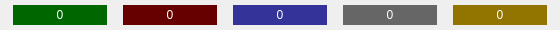
        <widget class="QFrame" name="statsGroup">
         <property name="minimumSize">
          <size>
           <width>0</width>
           <height>30</height>
          </size>
         </property>
         <property name="maximumSize">
          <size>
           <width>16777215</width>
           <height>30</height>
          </size>
         </property>
         <property name="styleSheet">
          <string notr="true">QLabel#lblStatError { background-image: url(:/images/stats_e.png) center center no-repeat; }

QPushButton {
	background-repeat: no-repeat;
/*	border-radius: 6px;*/
	margin: 3px;
}

QPushButton#btnStatDown {
	background-image: url(:/images/stats_d.png) left center;
	border: 2px solid #006600;
}

QPushButton#btnStatDown:checked {
/*	background-color: qlineargradient(spread:pad, x1:0.5, y1:0.5, x2:0.5, y2:1, stop:0 rgba(23, 23, 23, 255), stop:1 rgba(255, 162, 0, 255));*/
	background-color: #006600;
}

QPushButton#btnStatUp {
	background-image: url(:/images/stats_u.png) left center;
	border: 2px solid #660000;
}

QPushButton#btnStatUp:checked {
	background-color: #660000;
}

QPushButton#btnStatCheck {
	background-image: url(:/images/stats_c.png) left center;
	border: 2px solid #333399;
}

QPushButton#btnStatCheck:checked {
	background-color: #333399;
}

QPushButton#btnStatPause {
	background-image: url(:/images/stats_p.png) left center;
	border: 2px solid #666666;
}

QPushButton#btnStatPause:checked {
	background-color: #666666;
}

QPushButton#btnStatError {
	background-image: url(:/images/stats_e.png) left center;
	border: 2px solid #927500;
}

QPushButton#btnStatError:checked {
	background-color: #927500;
}</string>
         </property>
         <layout class="QHBoxLayout" name="statsLayout">
          <property name="spacing">
           <number>10</number>
          </property>
          <property name="leftMargin">
           <number>10</number>
          </property>
          <property name="topMargin">
           <number>0</number>
          </property>
          <property name="rightMargin">
           <number>10</number>
          </property>
          <property name="bottomMargin">
           <number>0</number>
          </property>
          <item>
           <widget class="QPushButton" name="btnStatDown">
            <property name="minimumSize">
             <size>
              <width>100</width>
              <height>26</height>
             </size>
            </property>
            <property name="palette">
             <palette>
              <active>
               <colorrole role="Button">
                <brush brushstyle="SolidPattern">
                 <color alpha="255">
                  <red>23</red>
                  <green>23</green>
                  <blue>23</blue>
                 </color>
                </brush>
               </colorrole>
               <colorrole role="ButtonText">
                <brush brushstyle="SolidPattern">
                 <color alpha="255">
                  <red>255</red>
                  <green>255</green>
                  <blue>255</blue>
                 </color>
                </brush>
               </colorrole>
               <colorrole role="Base">
                <brush brushstyle="SolidPattern">
                 <color alpha="255">
                  <red>23</red>
                  <green>23</green>
                  <blue>23</blue>
                 </color>
                </brush>
               </colorrole>
               <colorrole role="Window">
                <brush brushstyle="SolidPattern">
                 <color alpha="255">
                  <red>23</red>
                  <green>23</green>
                  <blue>23</blue>
                 </color>
                </brush>
               </colorrole>
              </active>
              <inactive>
               <colorrole role="Button">
                <brush brushstyle="SolidPattern">
                 <color alpha="255">
                  <red>23</red>
                  <green>23</green>
                  <blue>23</blue>
                 </color>
                </brush>
               </colorrole>
               <colorrole role="ButtonText">
                <brush brushstyle="SolidPattern">
                 <color alpha="255">
                  <red>255</red>
                  <green>255</green>
                  <blue>255</blue>
                 </color>
                </brush>
               </colorrole>
               <colorrole role="Base">
                <brush brushstyle="SolidPattern">
                 <color alpha="255">
                  <red>23</red>
                  <green>23</green>
                  <blue>23</blue>
                 </color>
                </brush>
               </colorrole>
               <colorrole role="Window">
                <brush brushstyle="SolidPattern">
                 <color alpha="255">
                  <red>23</red>
                  <green>23</green>
                  <blue>23</blue>
                 </color>
                </brush>
               </colorrole>
              </inactive>
              <disabled>
               <colorrole role="Button">
                <brush brushstyle="SolidPattern">
                 <color alpha="255">
                  <red>23</red>
                  <green>23</green>
                  <blue>23</blue>
                 </color>
                </brush>
               </colorrole>
               <colorrole role="ButtonText">
                <brush brushstyle="SolidPattern">
                 <color alpha="255">
                  <red>120</red>
                  <green>120</green>
                  <blue>120</blue>
                 </color>
                </brush>
               </colorrole>
               <colorrole role="Base">
                <brush brushstyle="SolidPattern">
                 <color alpha="255">
                  <red>23</red>
                  <green>23</green>
                  <blue>23</blue>
                 </color>
                </brush>
               </colorrole>
               <colorrole role="Window">
                <brush brushstyle="SolidPattern">
                 <color alpha="255">
                  <red>23</red>
                  <green>23</green>
                  <blue>23</blue>
                 </color>
                </brush>
               </colorrole>
              </disabled>
             </palette>
            </property>
            <property name="cursor">
             <cursorShape>PointingHandCursor</cursorShape>
            </property>
            <property name="text">
             <string>0</string>
            </property>
            <property name="checkable">
             <bool>true</bool>
            </property>
            <property name="checked">
             <bool>true</bool>
            </property>
           </widget>
          </item>
          <item>
           <widget class="QPushButton" name="btnStatUp">
            <property name="minimumSize">
             <size>
              <width>100</width>
              <height>26</height>
             </size>
            </property>
            <property name="palette">
             <palette>
              <active>
               <colorrole role="Button">
                <brush brushstyle="SolidPattern">
                 <color alpha="255">
                  <red>23</red>
                  <green>23</green>
                  <blue>23</blue>
                 </color>
                </brush>
               </colorrole>
               <colorrole role="ButtonText">
                <brush brushstyle="SolidPattern">
                 <color alpha="255">
                  <red>255</red>
                  <green>255</green>
                  <blue>255</blue>
                 </color>
                </brush>
               </colorrole>
               <colorrole role="Base">
                <brush brushstyle="SolidPattern">
                 <color alpha="255">
                  <red>23</red>
                  <green>23</green>
                  <blue>23</blue>
                 </color>
                </brush>
               </colorrole>
               <colorrole role="Window">
                <brush brushstyle="SolidPattern">
                 <color alpha="255">
                  <red>23</red>
                  <green>23</green>
                  <blue>23</blue>
                 </color>
                </brush>
               </colorrole>
              </active>
              <inactive>
               <colorrole role="Button">
                <brush brushstyle="SolidPattern">
                 <color alpha="255">
                  <red>23</red>
                  <green>23</green>
                  <blue>23</blue>
                 </color>
                </brush>
               </colorrole>
               <colorrole role="ButtonText">
                <brush brushstyle="SolidPattern">
                 <color alpha="255">
                  <red>255</red>
                  <green>255</green>
                  <blue>255</blue>
                 </color>
                </brush>
               </colorrole>
               <colorrole role="Base">
                <brush brushstyle="SolidPattern">
                 <color alpha="255">
                  <red>23</red>
                  <green>23</green>
                  <blue>23</blue>
                 </color>
                </brush>
               </colorrole>
               <colorrole role="Window">
                <brush brushstyle="SolidPattern">
                 <color alpha="255">
                  <red>23</red>
                  <green>23</green>
                  <blue>23</blue>
                 </color>
                </brush>
               </colorrole>
              </inactive>
              <disabled>
               <colorrole role="Button">
                <brush brushstyle="SolidPattern">
                 <color alpha="255">
                  <red>23</red>
                  <green>23</green>
                  <blue>23</blue>
                 </color>
                </brush>
               </colorrole>
               <colorrole role="ButtonText">
                <brush brushstyle="SolidPattern">
                 <color alpha="255">
                  <red>120</red>
                  <green>120</green>
                  <blue>120</blue>
                 </color>
                </brush>
               </colorrole>
               <colorrole role="Base">
                <brush brushstyle="SolidPattern">
                 <color alpha="255">
                  <red>23</red>
                  <green>23</green>
                  <blue>23</blue>
                 </color>
                </brush>
               </colorrole>
               <colorrole role="Window">
                <brush brushstyle="SolidPattern">
                 <color alpha="255">
                  <red>23</red>
                  <green>23</green>
                  <blue>23</blue>
                 </color>
                </brush>
               </colorrole>
              </disabled>
             </palette>
            </property>
            <property name="cursor">
             <cursorShape>PointingHandCursor</cursorShape>
            </property>
            <property name="text">
             <string>0</string>
            </property>
            <property name="checkable">
             <bool>true</bool>
            </property>
            <property name="checked">
             <bool>true</bool>
            </property>
           </widget>
          </item>
          <item>
           <widget class="QPushButton" name="btnStatCheck">
            <property name="minimumSize">
             <size>
              <width>100</width>
              <height>26</height>
             </size>
            </property>
            <property name="palette">
             <palette>
              <active>
               <colorrole role="Button">
                <brush brushstyle="SolidPattern">
                 <color alpha="255">
                  <red>23</red>
                  <green>23</green>
                  <blue>23</blue>
                 </color>
                </brush>
               </colorrole>
               <colorrole role="ButtonText">
                <brush brushstyle="SolidPattern">
                 <color alpha="255">
                  <red>255</red>
                  <green>255</green>
                  <blue>255</blue>
                 </color>
                </brush>
               </colorrole>
               <colorrole role="Base">
                <brush brushstyle="SolidPattern">
                 <color alpha="255">
                  <red>23</red>
                  <green>23</green>
                  <blue>23</blue>
                 </color>
                </brush>
               </colorrole>
               <colorrole role="Window">
                <brush brushstyle="SolidPattern">
                 <color alpha="255">
                  <red>23</red>
                  <green>23</green>
                  <blue>23</blue>
                 </color>
                </brush>
               </colorrole>
              </active>
              <inactive>
               <colorrole role="Button">
                <brush brushstyle="SolidPattern">
                 <color alpha="255">
                  <red>23</red>
                  <green>23</green>
                  <blue>23</blue>
                 </color>
                </brush>
               </colorrole>
               <colorrole role="ButtonText">
                <brush brushstyle="SolidPattern">
                 <color alpha="255">
                  <red>255</red>
                  <green>255</green>
                  <blue>255</blue>
                 </color>
                </brush>
               </colorrole>
               <colorrole role="Base">
                <brush brushstyle="SolidPattern">
                 <color alpha="255">
                  <red>23</red>
                  <green>23</green>
                  <blue>23</blue>
                 </color>
                </brush>
               </colorrole>
               <colorrole role="Window">
                <brush brushstyle="SolidPattern">
                 <color alpha="255">
                  <red>23</red>
                  <green>23</green>
                  <blue>23</blue>
                 </color>
                </brush>
               </colorrole>
              </inactive>
              <disabled>
               <colorrole role="Button">
                <brush brushstyle="SolidPattern">
                 <color alpha="255">
                  <red>23</red>
                  <green>23</green>
                  <blue>23</blue>
                 </color>
                </brush>
               </colorrole>
               <colorrole role="ButtonText">
                <brush brushstyle="SolidPattern">
                 <color alpha="255">
                  <red>120</red>
                  <green>120</green>
                  <blue>120</blue>
                 </color>
                </brush>
               </colorrole>
               <colorrole role="Base">
                <brush brushstyle="SolidPattern">
                 <color alpha="255">
                  <red>23</red>
                  <green>23</green>
                  <blue>23</blue>
                 </color>
                </brush>
               </colorrole>
               <colorrole role="Window">
                <brush brushstyle="SolidPattern">
                 <color alpha="255">
                  <red>23</red>
                  <green>23</green>
                  <blue>23</blue>
                 </color>
                </brush>
               </colorrole>
              </disabled>
             </palette>
            </property>
            <property name="cursor">
             <cursorShape>PointingHandCursor</cursorShape>
            </property>
            <property name="text">
             <string>0</string>
            </property>
            <property name="checkable">
             <bool>true</bool>
            </property>
            <property name="checked">
             <bool>true</bool>
            </property>
           </widget>
          </item>
          <item>
           <widget class="QPushButton" name="btnStatPause">
            <property name="minimumSize">
             <size>
              <width>100</width>
              <height>26</height>
             </size>
            </property>
            <property name="palette">
             <palette>
              <active>
               <colorrole role="Button">
                <brush brushstyle="SolidPattern">
                 <color alpha="255">
                  <red>23</red>
                  <green>23</green>
                  <blue>23</blue>
                 </color>
                </brush>
               </colorrole>
               <colorrole role="ButtonText">
                <brush brushstyle="SolidPattern">
                 <color alpha="255">
                  <red>255</red>
                  <green>255</green>
                  <blue>255</blue>
                 </color>
                </brush>
               </colorrole>
               <colorrole role="Base">
                <brush brushstyle="SolidPattern">
                 <color alpha="255">
                  <red>23</red>
                  <green>23</green>
                  <blue>23</blue>
                 </color>
                </brush>
               </colorrole>
               <colorrole role="Window">
                <brush brushstyle="SolidPattern">
                 <color alpha="255">
                  <red>23</red>
                  <green>23</green>
                  <blue>23</blue>
                 </color>
                </brush>
               </colorrole>
              </active>
              <inactive>
               <colorrole role="Button">
                <brush brushstyle="SolidPattern">
                 <color alpha="255">
                  <red>23</red>
                  <green>23</green>
                  <blue>23</blue>
                 </color>
                </brush>
               </colorrole>
               <colorrole role="ButtonText">
                <brush brushstyle="SolidPattern">
                 <color alpha="255">
                  <red>255</red>
                  <green>255</green>
                  <blue>255</blue>
                 </color>
                </brush>
               </colorrole>
               <colorrole role="Base">
                <brush brushstyle="SolidPattern">
                 <color alpha="255">
                  <red>23</red>
                  <green>23</green>
                  <blue>23</blue>
                 </color>
                </brush>
               </colorrole>
               <colorrole role="Window">
                <brush brushstyle="SolidPattern">
                 <color alpha="255">
                  <red>23</red>
                  <green>23</green>
                  <blue>23</blue>
                 </color>
                </brush>
               </colorrole>
              </inactive>
              <disabled>
               <colorrole role="Button">
                <brush brushstyle="SolidPattern">
                 <color alpha="255">
                  <red>23</red>
                  <green>23</green>
                  <blue>23</blue>
                 </color>
                </brush>
               </colorrole>
               <colorrole role="ButtonText">
                <brush brushstyle="SolidPattern">
                 <color alpha="255">
                  <red>120</red>
                  <green>120</green>
                  <blue>120</blue>
                 </color>
                </brush>
               </colorrole>
               <colorrole role="Base">
                <brush brushstyle="SolidPattern">
                 <color alpha="255">
                  <red>23</red>
                  <green>23</green>
                  <blue>23</blue>
                 </color>
                </brush>
               </colorrole>
               <colorrole role="Window">
                <brush brushstyle="SolidPattern">
                 <color alpha="255">
                  <red>23</red>
                  <green>23</green>
                  <blue>23</blue>
                 </color>
                </brush>
               </colorrole>
              </disabled>
             </palette>
            </property>
            <property name="cursor">
             <cursorShape>PointingHandCursor</cursorShape>
            </property>
            <property name="text">
             <string>0</string>
            </property>
            <property name="checkable">
             <bool>true</bool>
            </property>
            <property name="checked">
             <bool>true</bool>
            </property>
           </widget>
          </item>
          <item>
           <widget class="QPushButton" name="btnStatError">
            <property name="minimumSize">
             <size>
              <width>100</width>
              <height>26</height>
             </size>
            </property>
            <property name="palette">
             <palette>
              <active>
               <colorrole role="Button">
                <brush brushstyle="SolidPattern">
                 <color alpha="255">
                  <red>23</red>
                  <green>23</green>
                  <blue>23</blue>
                 </color>
                </brush>
               </colorrole>
               <colorrole role="ButtonText">
                <brush brushstyle="SolidPattern">
                 <color alpha="255">
                  <red>255</red>
                  <green>255</green>
                  <blue>255</blue>
                 </color>
                </brush>
               </colorrole>
               <colorrole role="Base">
                <brush brushstyle="SolidPattern">
                 <color alpha="255">
                  <red>23</red>
                  <green>23</green>
                  <blue>23</blue>
                 </color>
                </brush>
               </colorrole>
               <colorrole role="Window">
                <brush brushstyle="SolidPattern">
                 <color alpha="255">
                  <red>23</red>
                  <green>23</green>
                  <blue>23</blue>
                 </color>
                </brush>
               </colorrole>
              </active>
              <inactive>
               <colorrole role="Button">
                <brush brushstyle="SolidPattern">
                 <color alpha="255">
                  <red>23</red>
                  <green>23</green>
                  <blue>23</blue>
                 </color>
                </brush>
               </colorrole>
               <colorrole role="ButtonText">
                <brush brushstyle="SolidPattern">
                 <color alpha="255">
                  <red>255</red>
                  <green>255</green>
                  <blue>255</blue>
                 </color>
                </brush>
               </colorrole>
               <colorrole role="Base">
                <brush brushstyle="SolidPattern">
                 <color alpha="255">
                  <red>23</red>
                  <green>23</green>
                  <blue>23</blue>
                 </color>
                </brush>
               </colorrole>
               <colorrole role="Window">
                <brush brushstyle="SolidPattern">
                 <color alpha="255">
                  <red>23</red>
                  <green>23</green>
                  <blue>23</blue>
                 </color>
                </brush>
               </colorrole>
              </inactive>
              <disabled>
               <colorrole role="Button">
                <brush brushstyle="SolidPattern">
                 <color alpha="255">
                  <red>23</red>
                  <green>23</green>
                  <blue>23</blue>
                 </color>
                </brush>
               </colorrole>
               <colorrole role="ButtonText">
                <brush brushstyle="SolidPattern">
                 <color alpha="255">
                  <red>120</red>
                  <green>120</green>
                  <blue>120</blue>
                 </color>
                </brush>
               </colorrole>
               <colorrole role="Base">
                <brush brushstyle="SolidPattern">
                 <color alpha="255">
                  <red>23</red>
                  <green>23</green>
                  <blue>23</blue>
                 </color>
                </brush>
               </colorrole>
               <colorrole role="Window">
                <brush brushstyle="SolidPattern">
                 <color alpha="255">
                  <red>23</red>
                  <green>23</green>
                  <blue>23</blue>
                 </color>
                </brush>
               </colorrole>
              </disabled>
             </palette>
            </property>
            <property name="cursor">
             <cursorShape>PointingHandCursor</cursorShape>
            </property>
            <property name="text">
             <string>0</string>
            </property>
            <property name="checkable">
             <bool>true</bool>
            </property>
            <property name="checked">
             <bool>true</bool>
            </property>
           </widget>
          </item>
         </layout>
        </widget>
